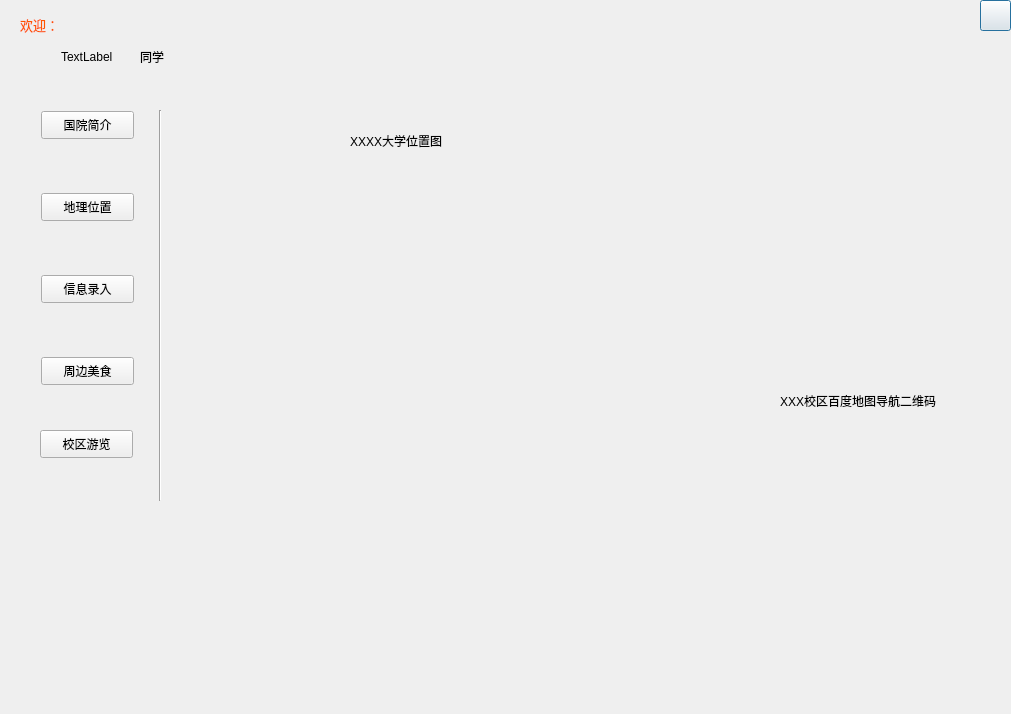
<?xml version="1.0" encoding="UTF-8"?>
<ui version="4.0">
 <class>hello_fresh_student</class>
 <widget class="QDialog" name="hello_fresh_student">
  <property name="geometry">
   <rect>
    <x>0</x>
    <y>0</y>
    <width>1011</width>
    <height>714</height>
   </rect>
  </property>
  <property name="windowTitle">
   <string>Dialog</string>
  </property>
  <property name="styleSheet">
   <string notr="true">background-image: url(:/school_logo/C:/Users/Defend/Desktop/picture/tree.jpg);</string>
  </property>
  <widget class="QLabel" name="title_label">
   <property name="geometry">
    <rect>
     <x>230</x>
     <y>0</y>
     <width>521</width>
     <height>91</height>
    </rect>
   </property>
   <property name="styleSheet">
    <string notr="true">image:url(:/school_logo/C:/Users/Defend/Desktop/picture/QQ1.png)</string>
   </property>
   <property name="text">
    <string/>
   </property>
  </widget>
  <widget class="Line" name="line">
   <property name="geometry">
    <rect>
     <x>150</x>
     <y>110</y>
     <width>20</width>
     <height>391</height>
    </rect>
   </property>
   <property name="orientation">
    <enum>Qt::Vertical</enum>
   </property>
  </widget>
  <widget class="QLabel" name="label">
   <property name="geometry">
    <rect>
     <x>0</x>
     <y>550</y>
     <width>161</width>
     <height>161</height>
    </rect>
   </property>
   <property name="styleSheet">
    <string notr="true">image:url(:/school_logo/C:/Users/Defend/Desktop/picture/download.jpg)</string>
   </property>
   <property name="text">
    <string/>
   </property>
  </widget>
  <widget class="QLabel" name="info_label">
   <property name="geometry">
    <rect>
     <x>190</x>
     <y>110</y>
     <width>701</width>
     <height>311</height>
    </rect>
   </property>
   <property name="styleSheet">
    <string notr="true">background-image: url(:/school_logo/C:/Users/Defend/Desktop/picture/school_2.png);</string>
   </property>
   <property name="text">
    <string/>
   </property>
  </widget>
  <widget class="QLabel" name="map_baidu_label">
   <property name="geometry">
    <rect>
     <x>730</x>
     <y>430</y>
     <width>281</width>
     <height>281</height>
    </rect>
   </property>
   <property name="styleSheet">
    <string notr="true">background-image: url(:/school_logo/C:/Users/Defend/Desktop/picture/map_baidu.png);</string>
   </property>
   <property name="text">
    <string/>
   </property>
  </widget>
  <widget class="QLabel" name="map_cqut_label">
   <property name="geometry">
    <rect>
     <x>180</x>
     <y>170</y>
     <width>551</width>
     <height>381</height>
    </rect>
   </property>
   <property name="styleSheet">
    <string notr="true">background-image: url(:/school_logo/C:/Users/Defend/Desktop/picture/map_cqut.png);</string>
   </property>
   <property name="text">
    <string/>
   </property>
  </widget>
  <widget class="QLabel" name="map_cqut_title_label">
   <property name="geometry">
    <rect>
     <x>350</x>
     <y>120</y>
     <width>201</width>
     <height>41</height>
    </rect>
   </property>
   <property name="styleSheet">
    <string notr="true">background-image: url();</string>
   </property>
   <property name="text">
    <string>XXXX大学位置图</string>
   </property>
  </widget>
  <widget class="QLabel" name="map_baidu_title_label">
   <property name="geometry">
    <rect>
     <x>780</x>
     <y>380</y>
     <width>201</width>
     <height>41</height>
    </rect>
   </property>
   <property name="styleSheet">
    <string notr="true">background-image: url();</string>
   </property>
   <property name="text">
    <string>XXX校区百度地图导航二维码</string>
   </property>
  </widget>
  <widget class="QPushButton" name="pushButton">
   <property name="geometry">
    <rect>
     <x>980</x>
     <y>0</y>
     <width>31</width>
     <height>31</height>
    </rect>
   </property>
   <property name="styleSheet">
    <string notr="true">image: url(:/school_logo/C:/Users/Defend/Desktop/picture/quit.png);</string>
   </property>
   <property name="text">
    <string/>
   </property>
  </widget>
  <widget class="QLabel" name="label_2">
   <property name="geometry">
    <rect>
     <x>20</x>
     <y>10</y>
     <width>71</width>
     <height>31</height>
    </rect>
   </property>
   <property name="text">
    <string>&lt;html&gt;&lt;head/&gt;&lt;body&gt;&lt;p&gt;&lt;span style=&quot; font-size:10pt; color:#ff5500;&quot;&gt;欢迎：&lt;/span&gt;&lt;/p&gt;&lt;/body&gt;&lt;/html&gt;</string>
   </property>
  </widget>
  <widget class="QLabel" name="student_name_label">
   <property name="geometry">
    <rect>
     <x>61</x>
     <y>41</y>
     <width>72</width>
     <height>31</height>
    </rect>
   </property>
   <property name="styleSheet">
    <string notr="true">background-image: url();</string>
   </property>
   <property name="text">
    <string>TextLabel</string>
   </property>
  </widget>
  <widget class="QLabel" name="label_4">
   <property name="geometry">
    <rect>
     <x>140</x>
     <y>41</y>
     <width>30</width>
     <height>31</height>
    </rect>
   </property>
   <property name="styleSheet">
    <string notr="true">background-image: url();</string>
   </property>
   <property name="text">
    <string>同学</string>
   </property>
  </widget>
  <widget class="QPushButton" name="school_local_pushButton">
   <property name="geometry">
    <rect>
     <x>41</x>
     <y>193</y>
     <width>93</width>
     <height>28</height>
    </rect>
   </property>
   <property name="styleSheet">
    <string notr="true">background-image: url();</string>
   </property>
   <property name="text">
    <string>地理位置</string>
   </property>
  </widget>
  <widget class="QPushButton" name="school_info_pushButton">
   <property name="geometry">
    <rect>
     <x>41</x>
     <y>111</y>
     <width>93</width>
     <height>28</height>
    </rect>
   </property>
   <property name="styleSheet">
    <string notr="true">background-image: url();</string>
   </property>
   <property name="text">
    <string>国院简介</string>
   </property>
  </widget>
  <widget class="QPushButton" name="fun_pushButton">
   <property name="geometry">
    <rect>
     <x>41</x>
     <y>357</y>
     <width>93</width>
     <height>28</height>
    </rect>
   </property>
   <property name="styleSheet">
    <string notr="true">background-image: url();</string>
   </property>
   <property name="text">
    <string>周边美食</string>
   </property>
  </widget>
  <widget class="QPushButton" name="collage_pushButton">
   <property name="geometry">
    <rect>
     <x>41</x>
     <y>275</y>
     <width>93</width>
     <height>28</height>
    </rect>
   </property>
   <property name="styleSheet">
    <string notr="true">background-image: url();</string>
   </property>
   <property name="text">
    <string>信息录入</string>
   </property>
  </widget>
  <widget class="QPushButton" name="pushButton_2">
   <property name="geometry">
    <rect>
     <x>40</x>
     <y>430</y>
     <width>93</width>
     <height>28</height>
    </rect>
   </property>
   <property name="styleSheet">
    <string notr="true">background-image: url();</string>
   </property>
   <property name="text">
    <string>校区游览</string>
   </property>
  </widget>
 </widget>
 <resources/>
 <connections/>
</ui>
